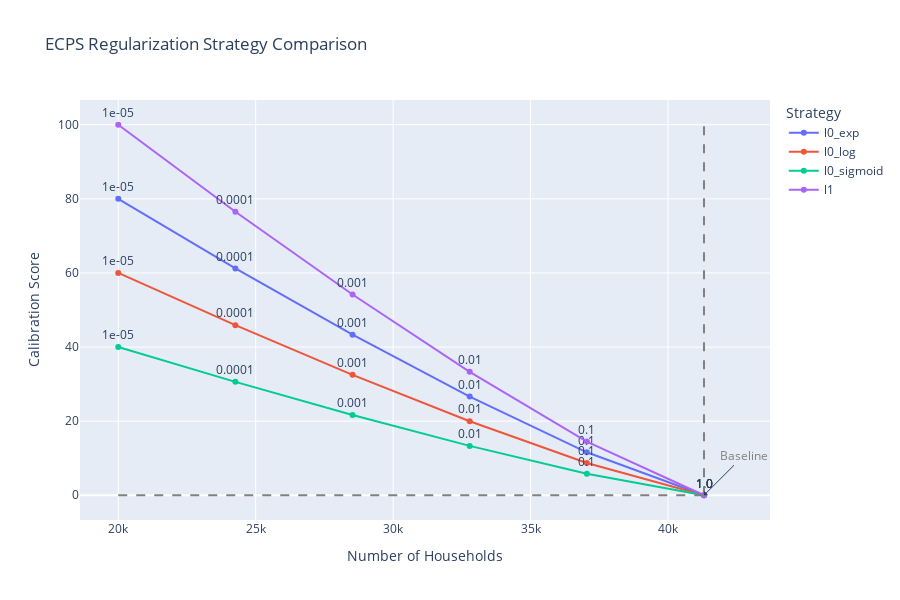

Notebook cell for this chart:
### Code cell
# Filter out the baseline row
df_plot = reg_results_df[reg_results_df['strategy'] != 'none'].copy()
df_plot['parameter'] = df_plot['parameter'].astype(str)
df_plot = df_plot.sort_values(by=['strategy', 'dataset_size'], ascending=[True, False])

# Create line plot
fig = px.line(
    df_plot,
    x="dataset_size",
    y="total_loss",
    color="strategy",
    markers=True,
    text="parameter",
    custom_data=["strategy"],
    title="ECPS Regularization Strategy Comparison",
    labels={
        "dataset_size": "Number of Households",
        "total_loss": "Calibration Score",
        "strategy": "Regularization Approach"
    }
)

# Add text labels (parameter) on hover
fig.update_traces(
    textposition="top center", 
    hovertemplate=(
        "Strategy: %{customdata[0]}<br>"
        "Size: %{x}<br>"
        "Loss: %{y:.4f}<br> "
        "Param: %{text}"
    )
)

# Add baseline lines
baseline = reg_results_df[reg_results_df['strategy'] == 'none'].iloc[0]

fig.add_shape(
    type="line",
    x0=baseline["dataset_size"], x1=baseline["dataset_size"],
    y0=df_plot["total_loss"].min(), y1=df_plot["total_loss"].max(),
    line=dict(color="gray", dash="dash"),
    name="Baseline Size"
)

fig.add_shape(
    type="line",
    x0=df_plot["dataset_size"].min(), x1=df_plot["dataset_size"].max(),
    y0=baseline["total_loss"], y1=baseline["total_loss"],
    line=dict(color="gray", dash="dash"),
    name="Baseline Loss"
)

# Add annotation for the baseline
fig.add_annotation(
    x=baseline["dataset_size"],
    y=baseline["total_loss"],
    text="Baseline",
    showarrow=True,
    arrowhead=1,
    ax=40,
    ay=-40,
    font=dict(color="gray"),
)

# Final layout adjustments
fig.update_layout(
    legend_title="Strategy",
    hovermode="closest",
    width=900,
    height=600
)

fig.show()

### Figure 1 — Plotly figure (JSON) as saved in the notebook; plotly's stock layout.template omitted (floating-point values rounded to 4 significant figures)
{"data": [{"customdata": [["l0_exp"], ["l0_exp"], ["l0_exp"], ["l0_exp"], ["l0_exp"], ["l0_exp"]], "hovertemplate": "Strategy: %{customdata[0]}<br>Size: %{x}<br>Loss: %{y:.4f}<br> Param: %{text}", "legendgroup": "l0_exp", "line": {"color": "#636efa", "dash": "solid"}, "marker": {"symbol": "circle"}, "mode": "lines+markers+text", "name": "l0_exp", "orientation": "v", "showlegend": true, "text": ["1.0", "0.1", "0.01", "0.001", "0.0001", "1e-05"], "textposition": "top center", "type": "scatter", "x": [41310, 37048, 32786, 28524, 24262, 20000], "xaxis": "x", "y": [0.0069, 11.6, 26.64, 43.34, 61.2, 79.99], "yaxis": "y"}, {"customdata": [["l0_log"], ["l0_log"], ["l0_log"], ["l0_log"], ["l0_log"], ["l0_log"]], "hovertemplate": "Strategy: %{customdata[0]}<br>Size: %{x}<br>Loss: %{y:.4f}<br> Param: %{text}", "legendgroup": "l0_log", "line": {"color": "#EF553B", "dash": "solid"}, "marker": {"symbol": "circle"}, "mode": "lines+markers+text", "name": "l0_log", "orientation": "v", "showlegend": true, "text": ["1.0", "0.1", "0.01", "0.001", "0.0001", "1e-05"], "textposition": "top center", "type": "scatter", "x": [41310, 37048, 32786, 28524, 24262, 20000], "xaxis": "x", "y": [0.0069, 8.703, 19.98, 32.51, 45.9, 60.0], "yaxis": "y"}, {"customdata": [["l0_sigmoid"], ["l0_sigmoid"], ["l0_sigmoid"], ["l0_sigmoid"], ["l0_sigmoid"], ["l0_sigmoid"]], "hovertemplate": "Strategy: %{customdata[0]}<br>Size: %{x}<br>Loss: %{y:.4f}<br> Param: %{text}", "legendgroup": "l0_sigmoid", "line": {"color": "#00cc96", "dash": "solid"}, "marker": {"symbol": "circle"}, "mode": "lines+markers+text", "name": "l0_sigmoid", "orientation": "v", "showlegend": true, "text": ["1.0", "0.1", "0.01", "0.001", "0.0001", "1e-05"], "textposition": "top center", "type": "scatter", "x": [41310, 37048, 32786, 28524, 24262, 20000], "xaxis": "x", "y": [0.0069, 5.804, 13.33, 21.67, 30.6, 40], "yaxis": "y"}, {"customdata": [["l1"], ["l1"], ["l1"], ["l1"], ["l1"], ["l1"]], "hovertemplate": "Strategy: %{customdata[0]}<br>Size: %{x}<br>Loss: %{y:.4f}<br> Param: %{text}", "legendgroup": "l1", "line": {"color": "#ab63fa", "dash": "solid"}, "marker": {"symbol": "circle"}, "mode": "lines+markers+text", "name": "l1", "orientation": "v", "showlegend": true, "text": ["1.0", "0.1", "0.01", "0.001", "0.0001", "1e-05"], "textposition": "top center", "type": "scatter", "x": [41310, 37048, 32786, 28524, 24262, 20000], "xaxis": "x", "y": [0.0069, 14.5, 33.3, 54.17, 76.5, 99.99], "yaxis": "y"}], "layout": {"annotations": [{"arrowhead": 1, "ax": 40, "ay": -40, "font": {"color": "gray"}, "showarrow": true, "text": "Baseline", "x": 41310, "y": 0.0069}], "height": 600, "hovermode": "closest", "legend": {"title": {"text": "Strategy"}, "tracegroupgap": 0}, "shapes": [{"line": {"color": "gray", "dash": "dash"}, "name": "Baseline Size", "type": "line", "x0": 41310, "x1": 41310, "y0": 0.0069, "y1": 99.99}, {"line": {"color": "gray", "dash": "dash"}, "name": "Baseline Loss", "type": "line", "x0": 20000, "x1": 41310, "y0": 0.0069, "y1": 0.0069}], "title": {"text": "ECPS Regularization Strategy Comparison"}, "width": 900, "xaxis": {"anchor": "y", "domain": [0, 1], "title": {"text": "Number of Households"}}, "yaxis": {"anchor": "x", "domain": [0, 1], "title": {"text": "Calibration Score"}}}}
